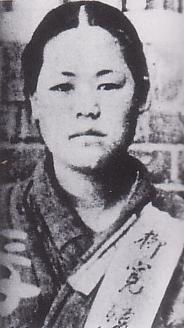
#> input picture Highpass Spatial Filters-Unsharp Masking/hero2.jpeg, 184 x 328 px
$ jupyter execute 'P2C_Unsharp Masking.ipynb'
#> lines starting #> are read from the running program, lines starting #| are printed output that depends on the picture
[cell 1]
import cv2
import numpy as np
import matplotlib.pyplot as plt
import matplotlib.image as img

[cell 2]
# Step1 - 이미지 불러오기
I = cv2.imread('hero2.jpeg', cv2.IMREAD_GRAYSCALE)
#> I: shape (328, 184); min 14, max 249, mean 138

cv2.imshow('image', I)
cv2.waitKey(0)
cv2.destroyAllWindows()

[cell 3]
# Step2 - Unsharp masking 구현하기, k값은 영상이 sharp하게 보이도록 적절한 수를 넣으세요.
def unsharp_masking(img, k):
    gaussian_filter_I = cv2.GaussianBlur(img,(5,5),10)                                                        # Step2-1. cv2.GaussianBlur 함수 이용해서 이미지 blur 처리 (Noise 제거)
    g_mask = np.array(I, dtype=np.float32) - np.array(gaussian_filter_I , dtype=np.float32)      # Step2-2. 원본 영상에서 Step2-1의 결과를 빼세요.
    g_mask = np.clip(g_mask,0,255)                                                                   # np.clip 이용해서 0~255로 범위 맞추기
    g_mask = g_mask.astype('uint8')                                             # float32 -> uint8 형변환
    g = np.array(I, dtype=np.float32) + k * np.array(g_mask , dtype=np.float32)                                                                     # Step2-3. 원본 영상에서 k x (Step2-2의 결과)를 더하세요.
    g = np.clip(g,0,255)                                                                        # np.clip 이용해서 0~255로 범위 맞추기
    result = g.astype('uint8')                                                  # float32 -> uint8 형변환

    return result

[cell 4]
fig = plt.figure(figsize = (15, 15)) # rows*cols 행렬의 i번째 subplot 생성
rows = 1
cols = 4

## plotting 하는 부분은 1주차 과제를 참조하여 스스로 채워 넣으세요.

Intensity_level = [ 256, 32, 16, 8, 4, 2]
step = [ np.rint(255 / (i - 1)) for i in Intensity_level ]                                                                     # np.clip 이용해서 0~255로 범위 맞추기

result_1 = np.rint(I / step[0]) *step[0]
result_1 = result_1.astype('uint8')
ax1 = fig.add_subplot(rows,cols,1)
result_1_RGB = cv2.cvtColor(result_1, cv2.COLOR_GRAY2RGB)
ax1.imshow(result_1_RGB)
ax1.set_title('Original')
ax1.axis("off")

result_2 = np.rint(cv2.GaussianBlur(I,(5,5),10) / step[0]) *step[0]
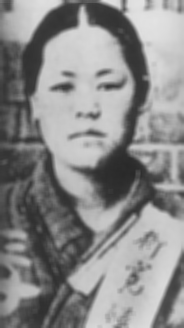
#> result_2: shape (328, 184) float64; min 40, max 227, mean 137.9
result_2 = result_2.astype('uint8')
ax2 = fig.add_subplot(rows,cols,2)
result_2_RGB = cv2.cvtColor(result_2, cv2.COLOR_GRAY2RGB)
ax2.imshow(result_2_RGB)
ax2.set_title('Step2-1 Blurred image')
ax2.axis("off")

gaussian_filter_I = cv2.GaussianBlur(I,(5,5),10)                                                        # Step2-1. cv2.GaussianBlur 함수 이용해서 이미지 blur 처리 (Noise 제거)
g_mask = np.array(I, dtype=np.float32) - np.array(gaussian_filter_I , dtype=np.float32)      # Step2-2. 원본 영상에서 Step2-1의 결과를 빼세요.
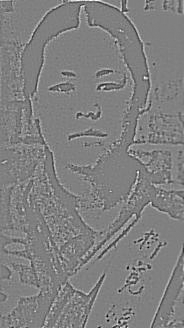
#> g_mask: shape (328, 184) float32; min -120, max 118, mean 0; drawn with min black and max white
g_mask = np.clip(g_mask,0,255)
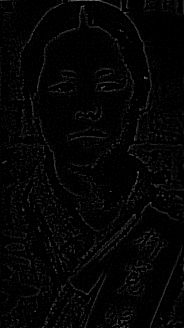
#> g_mask: shape (328, 184) float32; min 0, max 118, mean 4.7

result_3 = np.rint(g_mask / step[0]) *step[0]
result_3 = result_3.astype('uint8')
ax3 = fig.add_subplot(rows,cols,3)
result_3_RGB = cv2.cvtColor(result_3, cv2.COLOR_GRAY2RGB)
plt.imshow(result_3_RGB)
ax3.set_title('Step2-2 g_mask')
ax3.axis("off")

result_4 = np.rint(unsharp_masking(I,7) / step[0]) *step[0]
#> in unsharp_masking, `g = np.array(I, dtype=np.float32) + k * np.array(g_mask , dtype=np.flo..`:
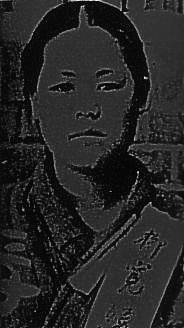
#> g: shape (328, 184) float32; min 14, max 1061, mean 170.6; drawn with min black and max white
#> in unsharp_masking, `g = np.clip(g,0,255)`:
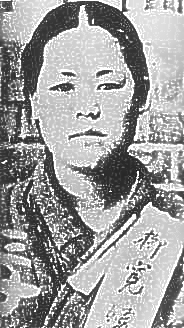
#> g: shape (328, 184) float32; min 14, max 255, mean 157.9
result_4 = result_4.astype('uint8')
ax4 = fig.add_subplot(rows,cols,4)
result_4_RGB = cv2.cvtColor(result_4, cv2.COLOR_GRAY2RGB)
plt.imshow(result_4_RGB)
ax4.set_title('Step2-3 g')
ax4.axis("off")

plt.show()
